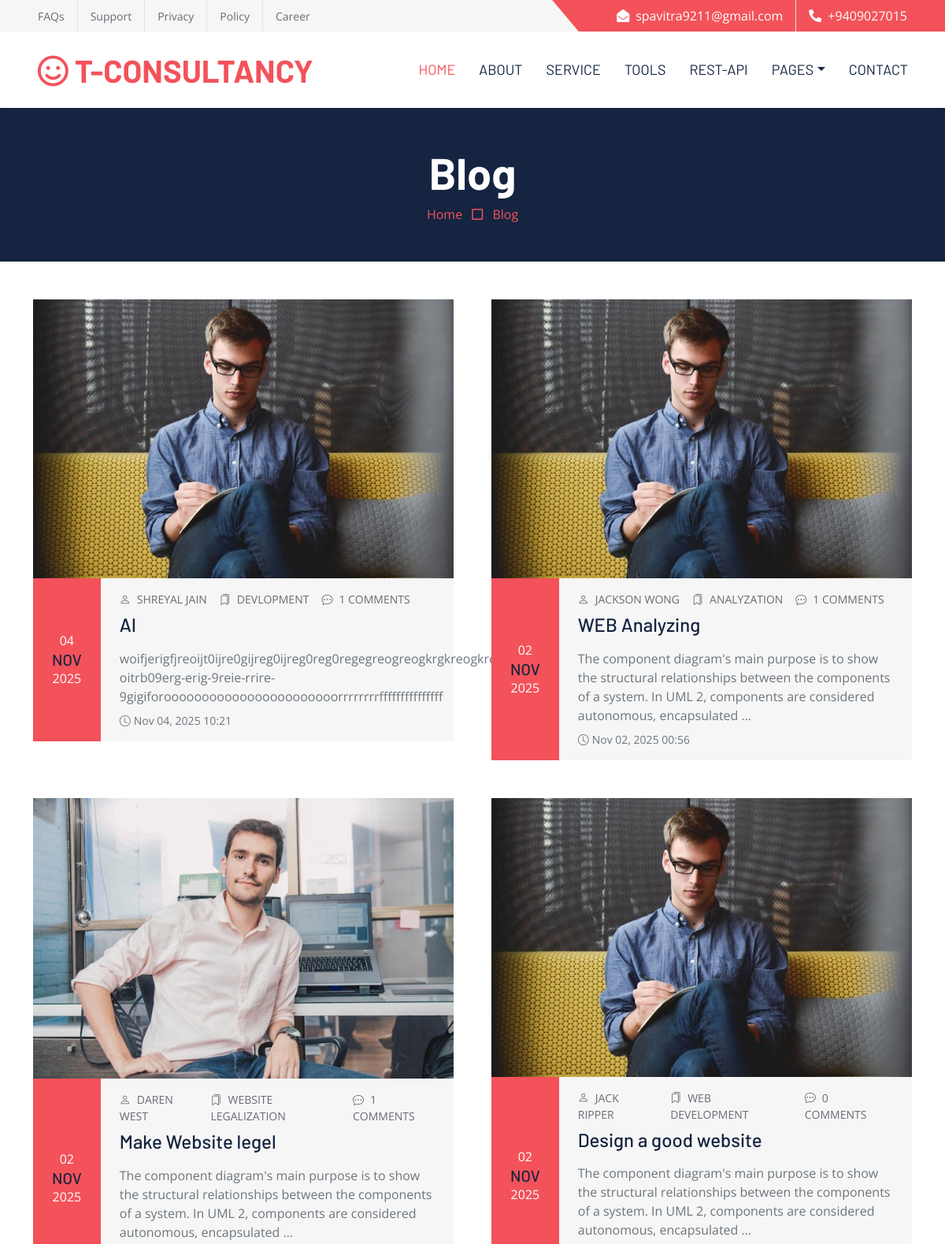
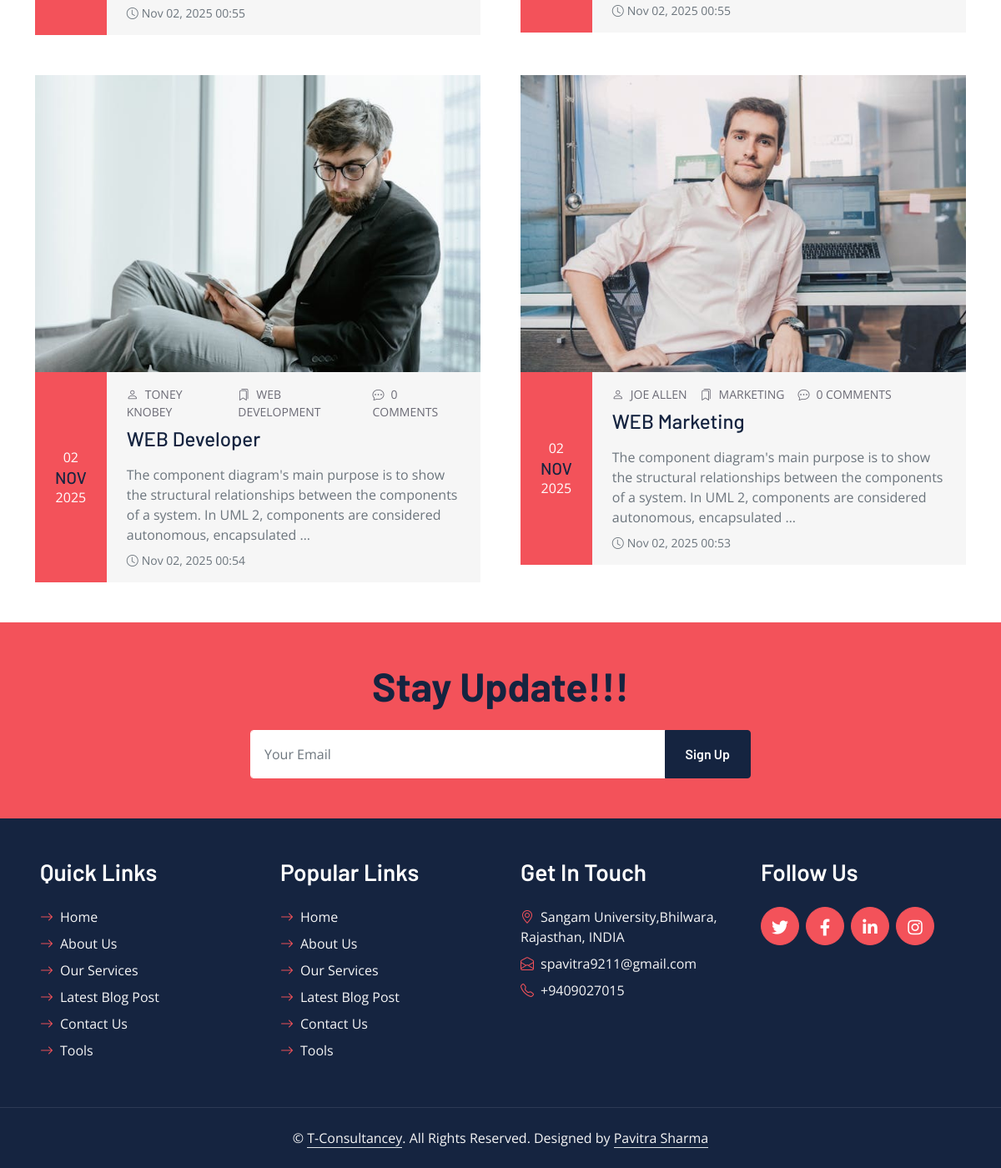
Screenshot of /blog/ with the database file from the repository (2 pictures, top to bottom).
### blog/models.py (models this page shows, shortened)
class Blog(models.Model):
    title = models.CharField(max_length=200)
    author = models.CharField(max_length=100, default="Admin")
    category = models.CharField(max_length=100, default="General")
    content = models.TextField()
    image = models.ImageField(upload_to='blogs/')
    date = models.DateTimeField(auto_now_add=True)
    class Meta:
        ordering = ['-date']

### blog/views.py (the view)
# urls.py: path('', views.blog_views, name='blog'),
def blog_views(request):
    blogs = Blog.objects.all().order_by('-date')
    return render(request, 'blog.html', {'blogs': blogs})

### stayupdate/forms.py
class StayUpdateForm(forms.ModelForm):
    class Meta:
        model = StayUpdate
        fields = ['email']
        widgets = {
            'email': forms.EmailInput(attrs={'class': 'form-control border-white p-3','placeholder': 'Your Email',}),
        }

### ourservice/context_processors.py (called while the page is built)
def services_context(request):
    services = Service.objects.all()
    return {'services': services}

### stayupdate/context_processors.py (called while the page is built)
def stayupdate_form(request):
    return {'stayupdate_form': StayUpdateForm()}

### team/context_processors.py (called while the page is built)
def team_members(request):
    return {
        'team_members': TeamMember.objects.all()
    }

### templates/blog.html
{% extends 'base.html' %}
{% load static %}
{% block content %}
<div class="container-fluid bg-dark p-5">
    <div class="row">
        <div class="col-12 text-center">
            <h1 class="display-4 text-white">Blog</h1>
            <a href="{% url 'home' %}">Home</a>
            <i class="far fa-square text-primary px-2"></i>
            <a href="{% url 'blog' %}">Blog</a>
        </div>
    </div>
</div>
<div class="container py-5">
    <div class="row g-5">
        {% for blog in blogs %}
        <div class="col-xl-6 col-lg-12 col-md-6">
            <div class="blog-item">
                <div class="position-relative overflow-hidden">
                    <a href="{% url 'blog_detail' blog.id %}">
                        <img class="img-fluid w-100" src="{{ blog.image.url }}" alt="{{ blog.title }}">
                    </a>
                </div>
                <div class="bg-secondary d-flex">
                    <div class="flex-shrink-0 d-flex flex-column justify-content-center text-center bg-primary text-white px-4">
                        <span>{{ blog.date|date:"d" }}</span>
                        <h5 class="text-uppercase m-0">{{ blog.date|date:"M" }}</h5>
                        <span>{{ blog.date|date:"Y" }}</span>
                    </div>
                    <div class="d-flex flex-column justify-content-center py-3 px-4">
                        <div class="d-flex mb-2">
                            <small class="text-uppercase me-3">
                                <i class="bi bi-person me-2"></i>{{ blog.author }}
                            </small>
                            <small class="text-uppercase me-3">
                                <i class="bi bi-bookmarks me-2"></i>{{ blog.category }}
                            </small>
                            <small class="text-uppercase">
                                <i class="bi bi-chat-dots me-2"></i>{{ blog.comments.count }} Comments
                            </small>
                        </div>
                        <a class="h4" href="{% url 'blog_detail' blog.id %}">{{ blog.title }}</a>
                        <p class="mb-2 text-muted mt-2">
                            {{ blog.content|truncatewords:25 }}
                        </p>
                        <small class="text-muted">
                            <i class="bi bi-clock me-1"></i>{{ blog.date|date:"M d, Y H:i" }}
                        </small>
                    </div>
                </div>
            </div>
        </div>
        {% empty %}
        <div class="col-12 text-center">
            <p class="text-muted">No blog posts available yet.</p>
        </div>
        {% endfor %}
    </div>
</div>
{% endblock %}

### templates/base.html (shortened to what this page needs)
{% load static %}
<!DOCTYPE html>
<html lang="en">
<head>
    <link href="https://cdnjs.cloudflare.com/ajax/libs/font-awesome/5.10.0/css/all.min.css" rel="stylesheet">
    <link href="https://cdn.jsdelivr.net/npm/bootstrap-icons@1.4.1/font/bootstrap-icons.css" rel="stylesheet">
    <link href="{% static 'lib/owlcarousel/assets/owl.carousel.min.css' %}" rel="stylesheet">
    <link href="{% static 'css/bootstrap.min.css' %}" rel="stylesheet">
    <link href="{% static 'css/style.css' %}" rel="stylesheet">
</head>
<body>
    {% include 'header.html' %}
    {% block content %}
    {% endblock %}
    {% include 'footer.html' %}
</body>
</html>

### templates/header.html (shortened to what this page needs)
{% load static %}
    <div class="container-fluid bg-secondary ps-5 pe-0 d-none d-lg-block">
        <div class="row gx-0">
            <div class="col-md-6 text-center text-lg-start mb-2 mb-lg-0">
                <div class="d-inline-flex align-items-center">
                    <a class="text-body py-2 pe-3 border-end" href=""><small>FAQs</small></a>
                    <a class="text-body py-2 px-3 border-end" href=""><small>Support</small></a>
                    <a class="text-body py-2 px-3 border-end" href=""><small>Privacy</small></a>
                    <a class="text-body py-2 px-3 border-end" href=""><small>Policy</small></a>
                    <a class="text-body py-2 ps-3" href=""><small>Career</small></a>
                </div>
            </div>
            <div class="col-md-6 text-center text-lg-end">
                <div class="position-relative d-inline-flex align-items-center bg-primary text-white top-shape px-5">
                    <div class="me-3 pe-3 border-end py-2">
                        <p class="m-0"><i class="fa fa-envelope-open me-2"></i>spavitra9211@gmail.com</p>
                    </div>
                    <div class="py-2">
                        <p class="m-0"><i class="fa fa-phone-alt me-2"></i>+9409027015</p>
                    </div>
                </div>
            </div>
        </div>
    </div>
    <nav class="navbar navbar-expand-lg bg-white navbar-light shadow-sm px-5 py-3 py-lg-0">
        <a href="{% url 'home' %}" class="navbar-brand p-0">
            <h1 class="m-0 text-uppercase text-primary"><i class="far fa-smile text-primary me-2"></i>T-Consultancy</h1>
        </a>
        <div class="collapse navbar-collapse" id="navbarCollapse">
            <div class="navbar-nav ms-auto py-0 me-n3">
                <a href="{% url 'home' %}" class="nav-item nav-link active">Home</a>
                <a href="{% url 'about' %}" class="nav-item nav-link">About</a>
                <a href="{% url 'service' %}" class="nav-item nav-link">Service</a>
                <a href="{% url 'tools_dashboard' %}" class="nav-item nav-link">Tools</a>
                <a href="{% url 'tax_advice_api' %}" class="nav-item nav-link">Rest-API</a>
                <div class="nav-item dropdown">
                    <a href="#" class="nav-link dropdown-toggle" data-bs-toggle="dropdown">Pages</a>
                </div>
                <a href="{% url 'contact' %}" class="nav-item nav-link">Contact</a>
            </div>
        </div>
    </nav>

### templates/footer.html (shortened to what this page needs)
{% load static %}
    {% include 'partials/f_stay_update_section.html' %}
    <div class="container-fluid bg-dark text-secondary p-5">
        <div class="row g-5">
            <div class="col-lg-3 col-md-6">
                <h3 class="text-white mb-4">Quick Links</h3>
                <div class="d-flex flex-column justify-content-start">
                    <a class="text-secondary mb-2" href="{% url 'home' %}"><i class="bi bi-arrow-right text-primary me-2"></i>Home</a>
                    <a class="text-secondary mb-2" href="{% url 'about' %}"><i class="bi bi-arrow-right text-primary me-2"></i>About Us</a>
                    <a class="text-secondary mb-2" href="{% url 'service' %}"><i class="bi bi-arrow-right text-primary me-2"></i>Our Services</a>
                    <a class="text-secondary mb-2" href="{% url 'blog' %}"><i class="bi bi-arrow-right text-primary me-2"></i>Latest Blog Post</a>
                    <a class="text-secondary mb-2" href="{% url 'contact' %}"><i class="bi bi-arrow-right text-primary me-2"></i>Contact Us</a>
                    <a class="text-secondary mb-2" href="{% url 'tools_dashboard' %}"><i class="bi bi-arrow-right text-primary me-2"></i>Tools</a>
                </div>
            </div>
            <div class="col-lg-3 col-md-6">
                <h3 class="text-white mb-4">Popular Links</h3>
                <div class="d-flex flex-column justify-content-start">
                    <a class="text-secondary mb-2" href="{% url 'home' %}"><i class="bi bi-arrow-right text-primary me-2"></i>Home</a>
                    <a class="text-secondary mb-2" href="{% url 'about' %}"><i class="bi bi-arrow-right text-primary me-2"></i>About Us</a>
                    <a class="text-secondary mb-2" href="{% url 'service' %}"><i class="bi bi-arrow-right text-primary me-2"></i>Our Services</a>
                    <a class="text-secondary mb-2" href="{% url 'blog' %}"><i class="bi bi-arrow-right text-primary me-2"></i>Latest Blog Post</a>
                    <a class="text-secondary mb-2" href="{% url 'contact' %}"><i class="bi bi-arrow-right text-primary me-2"></i>Contact Us</a>
                    <a class="text-secondary mb-2" href="{% url 'tools_dashboard' %}"><i class="bi bi-arrow-right text-primary me-2"></i>Tools</a>
                </div>
            </div>
            <div class="col-lg-3 col-md-6">
                <h3 class="text-white mb-4">Get In Touch</h3>
                <p class="mb-2"><i class="bi bi-geo-alt text-primary me-2"></i>Sangam University,Bhilwara, Rajasthan, INDIA</p>
                <p class="mb-2"><i class="bi bi-envelope-open text-primary me-2"></i>spavitra9211@gmail.com</p>
                <p class="mb-0"><i class="bi bi-telephone text-primary me-2"></i>+9409027015</p>
            </div>
            <div class="col-lg-3 col-md-6">
                <h3 class="text-white mb-4">Follow Us</h3>
                <div class="d-flex">
                    <a class="btn btn-lg btn-primary btn-lg-square rounded-circle me-2" href="#"><i class="fab fa-twitter fw-normal"></i></a>
                    <a class="btn btn-lg btn-primary btn-lg-square rounded-circle me-2" href="#"><i class="fab fa-facebook-f fw-normal"></i></a>
                    <a class="btn btn-lg btn-primary btn-lg-square rounded-circle me-2" href="#"><i class="fab fa-linkedin-in fw-normal"></i></a>
                    <a class="btn btn-lg btn-primary btn-lg-square rounded-circle" href="#"><i class="fab fa-instagram fw-normal"></i></a>
                </div>
            </div>
        </div>
    </div>
    <div class="container-fluid bg-dark text-secondary text-center border-top py-4 px-5" style="border-color: rgba(256, 256, 256, .1) !important;">
        <p class="m-0">&copy; <a class="text-secondary border-bottom" href="#">T-Consultancey</a>. All Rights Reserved. Designed by <a class="text-secondary border-bottom" href="https://htmlcodex.com">Pavitra Sharma</a></p>
    </div>

### templates/partials/f_stay_update_section.html (shortened to what this page needs)
{% load static %}
<div class="container-fluid bg-primary text-secondary p-5">
    <div class="row g-5">
        <div class="col-12 text-center">
            <h1 class="display-5 mb-4">Stay Update!!!</h1>
            <form method="post" action="{% url 'stayupdate' %}" class="mx-auto" style="max-width: 600px;">
                <div class="input-group">
                    {{stayupdate_form.email|default_if_none:'' }}
                    <button class="btn btn-dark px-4" type="submit">Sign Up</button>
                </div>
            </form>
        </div>
    </div>
</div>

### static/css/style.css (style rules this page uses)
:root { --primary: #F3525A; --secondary: #F6F6F6; --light: #FFFFFF; --dark: #152440; }
h1, h2, .font-weight-bold { font-weight: 700 !important; }
h3, h4, .font-weight-semi-bold { font-weight: 600 !important; }
h5, h6, .font-weight-medium { font-weight: 500 !important; }
.btn { font-family: 'Barlow', sans-serif; font-weight: 600; transition: .5s; }
.btn-primary { color: #FFFFFF; }
.btn-lg-square { width: 46px; height: 46px; }
.btn-square, .btn-sm-square, .btn-lg-square { padding-left: 0; padding-right: 0; text-align: center; }
.top-shape::before { position: absolute; content: ""; width: 35px; height: 100%; top: 0; left: -17px; background: var(--primary); transform: skew(40deg); }
.navbar-light .navbar-nav .nav-link { font-family: 'Barlow', sans-serif; padding: 35px 15px; font-size: 18px; text-transform: uppercase; color: var(--dark); outline: none; transition: .5s; }
.navbar-light .navbar-nav .nav-link:hover, .navbar-light .navbar-nav .nav-link.active { color: var(--primary); }
.blog-item img { transition: .5s; }

### rows the page displays
Blog: image (picture), date "04", date "NOV", date "2025", author "SHREYAL JAIN", category "DEVLOPMENT", comments.count "1", title "AI", content "woifjerigfjreoijt0ijre0gijreg0ijreg0reg0regegreogreogkrgkreogkregef-oitrb09erg-erig-9reie-rrire-9gigiforooooooooooooooooooooooorrrrrrrrfffffffffffffff", date "Nov 04, 2025 10:21"
Blog: image (picture), date "02", date "NOV", date "2025", author "JACKSON WONG", category "ANALYZATION", comments.count "1", title "WEB Analyzing", content "The component diagram's main purpose is to show the structural relationships between the components of a system. In UML 2, components are considered autonomous, encapsulated …", date "Nov 02, 2025 00:56"
Blog: image (picture), date "02", date "NOV", date "2025", author "DAREN WEST", category "WEBSITE LEGALIZATION", comments.count "1", title "Make Website legel", content "The component diagram's main purpose is to show the structural relationships between the components of a system. In UML 2, components are considered autonomous, encapsulated …", date "Nov 02, 2025 00:55"
Blog: image (picture), date "02", date "NOV", date "2025", author "JACK RIPPER", category "WEB DEVELOPMENT", comments.count "0", title "Design a good website", content "The component diagram's main purpose is to show the structural relationships between the components of a system. In UML 2, components are considered autonomous, encapsulated …", date "Nov 02, 2025 00:55"
Blog: image (picture), date "02", date "NOV", date "2025", author "TONEY KNOBEY", category "WEB DEVELOPMENT", comments.count "0", title "WEB Developer", content "The component diagram's main purpose is to show the structural relationships between the components of a system. In UML 2, components are considered autonomous, encapsulated …", date "Nov 02, 2025 00:54"
Blog: image (picture), date "02", date "NOV", date "2025", author "JOE ALLEN", category "MARKETING", comments.count "0", title "WEB Marketing", content "The component diagram's main purpose is to show the structural relationships between the components of a system. In UML 2, components are considered autonomous, encapsulated …", date "Nov 02, 2025 00:53"
